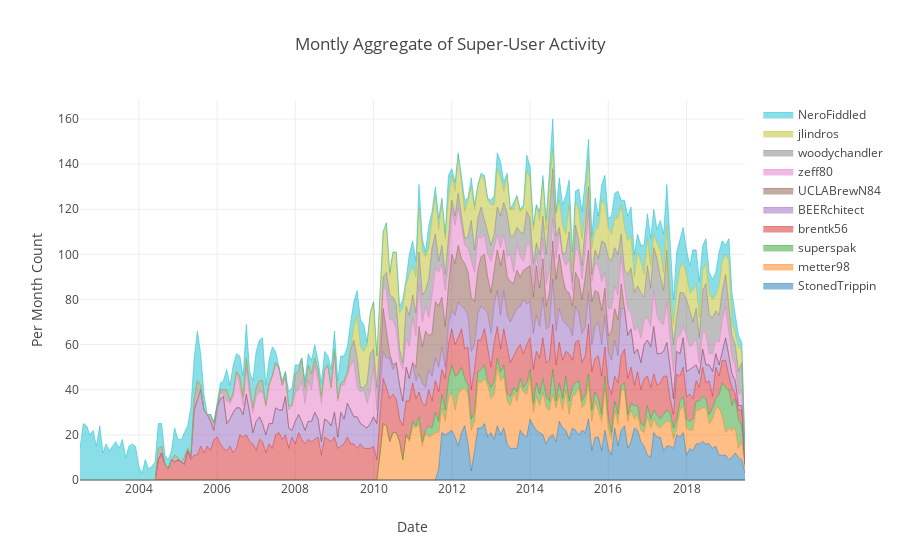

Notebook cell for this chart:
### Code cell
def plot_super_user():
    def find_user_aggregate(u):
        df = reviews[reviews.username == u].posted.value_counts()
        df = df.reset_index().rename(columns = {'index':'date'})
        df = (
                df.
                groupby(by=[pd.to_datetime(df.date.rename(columns={'date':'year'})).dt.year,
                            pd.to_datetime(df.date.rename(columns={'date':'month'})).dt.month])
                .agg('count')
            )
        df = df.reset_index().rename(columns = {'level_0':'year','level_1':'month'})[['year','month','posted']]
        df['dates'] = [dt.datetime.strptime('-'.join([str(df['month'][i]),str(df['year'][i])]),'%m-%Y') for i in range(df.shape[0])]
        return df[['dates','posted']]

    top10_users = list(reviews.groupby('username').agg('count').sort_values('posted',ascending=False).index[:10])
    
    data = [find_user_aggregate(user) for user in top10_users]
    traces=[]
    for i in range(len(top10_users[:])):
        df = data[i]
        xU = df.dates
        yU = df.posted.values

        trace = dict(
            x=xU,
            y=yU,
            hoverinfo='x+y',
            mode='lines',
            line=dict(width=0.5),
            stackgroup='one',
            name = top10_users[i]
        )
        traces.append(trace)
    review_counts_by_time = traces


    layout = dict(title = 'Montly Aggregate of Super-User Activity',
                  yaxis = dict(
                      title = 'Per Month Count'),
                  xaxis = dict(
                      title = 'Date'
                  )
                 )
    fig = dict(data = review_counts_by_time, layout = layout)
    pio.write_image(fig, 'img/super_user_lifetime.png', width=600, height= 600,scale = 1)
    return plotly.offline.iplot(fig)

### Figure 1 — Plotly figure (JSON) as saved in the notebook; plotly's stock layout.template omitted (floating-point values rounded to 4 significant figures; data arrays with more than 128 entries replaced by an {"elided": "..."} marker saying what was removed)
{"data": [{"hoverinfo": "x+y", "line": {"width": 0.5}, "mode": "lines", "name": "StonedTrippin", "stackgroup": "one", "type": "scatter", "uid": "f24fdeb9-72cc-4d18-a855-905b2cb2bfad", "x": ["2011-09-01", "2011-10-01", "2011-11-01", "2011-12-01", "2012-01-01", "2012-02-01", "2012-03-01", "2012-04-01", "2012-05-01", "2012-06-01", "2012-07-01", "2012-08-01", "2012-09-01", "2012-10-01", "2012-11-01", "2012-12-01", "2013-01-01", "2013-02-01", "2013-03-01", "2013-04-01", "2013-05-01", "2013-06-01", "2013-07-01", "2013-08-01", "2013-09-01", "2013-10-01", "2013-11-01", "2013-12-01", "2014-01-01", "2014-02-01", "2014-03-01", "2014-04-01", "2014-05-01", "2014-06-01", "2014-07-01", "2014-08-01", "2014-09-01", "2014-10-01", "2014-11-01", "2014-12-01", "2015-01-01", "2015-02-01", "2015-03-01", "2015-04-01", "2015-05-01", "2015-06-01", "2015-07-01", "2015-08-01", "2015-09-01", "2015-10-01", "2015-11-01", "2015-12-01", "2016-01-01", "2016-02-01", "2016-03-01", "2016-04-01", "2016-05-01", "2016-06-01", "2016-07-01", "2016-08-01", "2016-09-01", "2016-10-01", "2016-11-01", "2016-12-01", "2017-01-01", "2017-02-01", "2017-03-01", "2017-04-01", "2017-05-01", "2017-06-01", "2017-07-01", "2017-08-01", "2017-09-01", "2017-10-01", "2017-11-01", "2017-12-01", "2018-01-01", "2018-02-01", "2018-03-01", "2018-04-01", "2018-05-01", "2018-06-01", "2018-07-01", "2018-08-01", "2018-09-01", "2018-10-01", "2018-11-01", "2018-12-01", "2019-01-01", "2019-02-01", "2019-03-01", "2019-04-01", "2019-05-01", "2019-06-01", "2019-07-01"], "y": [5, 21, 20, 21, 22, 19, 15, 21, 24, 16, 4, 13, 23, 23, 25, 19, 21, 18, 24, 20, 23, 16, 14, 14, 14, 22, 20, 19, 27, 24, 22, 21, 20, 16, 19, 20, 17, 26, 23, 22, 18, 23, 22, 20, 22, 21, 27, 13, 19, 19, 13, 22, 14, 11, 23, 15, 22, 24, 14, 17, 23, 22, 17, 15, 11, 10, 21, 19, 19, 13, 15, 15, 14, 20, 19, 21, 11, 14, 13, 16, 16, 17, 16, 16, 14, 15, 11, 11, 11, 9, 10, 12, 10, 9, 3]}, {"hoverinfo": "x+y", "line": {"width": 0.5}, "mode": "lines", "name": "metter98", "stackgroup": "one", "type": "scatter", "uid": "4fe7aa5b-0a84-4a05-8f58-ec1b0af8befe", "x": ["2010-03-01", "2010-04-01", "2010-05-01", "2010-06-01", "2010-07-01", "2010-08-01", "2010-09-01", "2010-10-01", "2010-11-01", "2010-12-01", "2011-01-01", "2011-02-01", "2011-03-01", "2011-04-01", "2011-05-01", "2011-06-01", "2011-07-01", "2011-08-01", "2011-09-01", "2011-10-01", "2011-11-01", "2011-12-01", "2012-01-01", "2012-02-01", "2012-03-01", "2012-04-01", "2012-05-01", "2012-06-01", "2012-07-01", "2012-08-01", "2012-09-01", "2012-10-01", "2012-11-01", "2012-12-01", "2013-01-01", "2013-02-01", "2013-03-01", "2013-04-01", "2013-05-01", "2013-06-01", "2013-07-01", "2013-08-01", "2013-09-01", "2013-10-01", "2013-11-01", "2013-12-01", "2014-01-01", "2014-02-01", "2014-03-01", "2014-04-01", "2014-05-01", "2014-06-01", "2014-07-01", "2014-08-01", "2014-09-01", "2014-10-01", "2014-11-01", "2014-12-01", "2015-01-01", "2015-02-01", "2015-03-01", "2015-04-01", "2015-05-01", "2015-06-01", "2015-07-01", "2015-08-01", "2015-09-01", "2015-10-01", "2015-11-01", "2015-12-01", "2016-01-01", "2016-02-01", "2016-03-01", "2016-04-01", "2016-05-01", "2016-06-01", "2016-07-01", "2016-08-01", "2016-09-01", "2016-10-01", "2016-11-01", "2016-12-01", "2017-01-01", "2017-02-01", "2017-03-01", "2017-04-01", "2017-05-01", "2017-06-01", "2017-07-01", "2017-08-01", "2017-09-01", "2017-10-01", "2017-11-01", "2017-12-01", "2018-01-01", "2018-02-01", "2018-03-01", "2018-04-01", "2018-05-01", "2018-06-01", "2018-07-01", "2018-08-01", "2018-09-01", "2018-10-01", "2018-11-01", "2018-12-01", "2019-01-01", "2019-02-01", "2019-03-01", "2019-04-01", "2019-05-01", "2019-06-01", "2019-07-01"], "y": [11, 25, 24, 17, 21, 21, 17, 9, 20, 17, 24, 23, 25, 15, 21, 19, 20, 21, 16, 11, 6, 15, 17, 12, 23, 19, 17, 22, 18, 13, 21, 20, 20, 23, 15, 20, 26, 24, 23, 19, 19, 25, 21, 20, 19, 19, 19, 6, 15, 12, 19, 16, 12, 18, 15, 12, 8, 18, 11, 14, 16, 21, 10, 13, 16, 13, 16, 12, 13, 19, 9, 7, 8, 10, 18, 16, 12, 14, 4, 7, 5, 6, 17, 13, 6, 5, 4, 12, 11, 11, 4, 3, 12, 12, 12, 8, 9, 15, 15, 15, 16, 9, 13, 17, 21, 17, 10, 14, 12, 11, 4, 8, 2]}, {"hoverinfo": "x+y", "line": {"width": 0.5}, "mode": "lines", "name": "superspak", "stackgroup": "one", "type": "scatter", "uid": "4b651088-63e8-4dc7-ada0-3d6d788bd190", "x": ["2010-12-01", "2011-01-01", "2011-02-01", "2011-03-01", "2011-04-01", "2011-05-01", "2011-06-01", "2011-07-01", "2011-08-01", "2011-09-01", "2011-10-01", "2011-11-01", "2011-12-01", "2012-01-01", "2012-02-01", "2012-03-01", "2012-04-01", "2012-05-01", "2012-06-01", "2012-07-01", "2012-08-01", "2012-09-01", "2012-10-01", "2012-11-01", "2012-12-01", "2013-01-01", "2013-02-01", "2013-03-01", "2013-04-01", "2013-05-01", "2013-06-01", "2013-07-01", "2013-08-01", "2013-09-01", "2013-10-01", "2013-11-01", "2013-12-01", "2014-01-01", "2014-02-01", "2014-03-01", "2014-04-01", "2014-05-01", "2014-06-01", "2014-07-01", "2014-08-01", "2014-09-01", "2014-10-01", "2014-11-01", "2014-12-01", "2015-01-01", "2015-02-01", "2015-03-01", "2015-04-01", "2015-05-01", "2015-06-01", "2015-07-01", "2015-08-01", "2015-09-01", "2015-10-01", "2015-11-01", "2015-12-01", "2016-01-01", "2016-02-01", "2016-03-01", "2016-04-01", "2016-05-01", "2016-06-01", "2016-07-01", "2016-08-01", "2016-09-01", "2016-10-01", "2016-11-01", "2016-12-01", "2017-01-01", "2017-02-01", "2017-03-01", "2017-04-01", "2017-05-01", "2017-06-01", "2017-07-01", "2017-08-01", "2017-09-01", "2017-10-01", "2017-11-01", "2017-12-01", "2018-01-01", "2018-02-01", "2018-03-01", "2018-04-01", "2018-05-01", "2018-06-01", "2018-07-01", "2018-08-01", "2018-09-01", "2018-10-01", "2018-11-01", "2018-12-01", "2019-01-01", "2019-02-01", "2019-03-01", "2019-04-01", "2019-05-01", "2019-06-01", "2019-07-01"], "y": [1, 2, 1, 3, 2, 1, 5, 3, 9, 5, 6, 5, 8, 12, 15, 9, 10, 4, 4, 5, 4, 4, 6, 6, 2, 5, 6, 4, 4, 5, 3, 4, 2, 4, 3, 2, 5, 3, 4, 6, 5, 6, 5, 4, 11, 3, 5, 5, 6, 6, 4, 5, 3, 3, 4, 4, 5, 4, 5, 3, 5, 5, 3, 4, 4, 2, 3, 3, 3, 6, 4, 3, 3, 5, 4, 4, 5, 4, 4, 5, 4, 5, 4, 4, 4, 4, 4, 5, 4, 4, 5, 4, 4, 5, 4, 6, 15, 20, 17, 11, 13, 13, 7, 2]}, {"hoverinfo": "x+y", "line": {"width": 0.5}, "mode": "lines", "name": "brentk56", "stackgroup": "one", "type": "scatter", "uid": "d73fd38e-2149-4589-bee4-5098bf455663", "x": {"elided": "180 str values"}, "y": {"elided": "180 int values"}}, {"hoverinfo": "x+y", "line": {"width": 0.5}, "mode": "lines", "name": "BEERchitect", "stackgroup": "one", "type": "scatter", "uid": "72fcbbdf-b619-4da3-b3ed-de53743c5a86", "x": {"elided": "170 str values"}, "y": {"elided": "170 int values"}}, {"hoverinfo": "x+y", "line": {"width": 0.5}, "mode": "lines", "name": "UCLABrewN84", "stackgroup": "one", "type": "scatter", "uid": "c17bf44d-7c5f-4064-9264-16d66e7807b4", "x": ["2010-03-01", "2010-04-01", "2010-05-01", "2010-06-01", "2010-07-01", "2011-02-01", "2011-03-01", "2011-04-01", "2011-05-01", "2011-06-01", "2011-07-01", "2011-08-01", "2011-09-01", "2011-10-01", "2011-11-01", "2011-12-01", "2012-01-01", "2012-02-01", "2012-03-01", "2012-04-01", "2012-05-01", "2012-06-01", "2012-07-01", "2012-08-01", "2012-09-01", "2012-10-01", "2012-11-01", "2012-12-01", "2013-01-01", "2013-02-01", "2013-03-01", "2013-04-01", "2013-05-01", "2013-06-01", "2013-07-01", "2013-08-01", "2013-09-01", "2013-10-01", "2013-11-01", "2013-12-01", "2014-01-01", "2014-02-01", "2014-03-01", "2014-04-01", "2014-05-01", "2014-06-01", "2014-07-01", "2014-08-01", "2014-09-01", "2014-10-01", "2014-11-01", "2014-12-01", "2015-01-01", "2015-02-01", "2015-03-01", "2015-04-01", "2015-05-01", "2015-06-01", "2015-07-01", "2015-08-01", "2015-09-01", "2015-10-01", "2015-11-01", "2015-12-01", "2016-01-01", "2016-02-01", "2016-03-01", "2016-04-01", "2016-05-01"], "y": [7, 19, 12, 2, 2, 6, 21, 16, 25, 15, 19, 25, 27, 22, 18, 17, 25, 23, 25, 21, 20, 19, 24, 19, 19, 22, 24, 16, 18, 15, 18, 22, 18, 17, 18, 14, 17, 13, 13, 16, 16, 16, 22, 17, 17, 10, 15, 17, 23, 24, 19, 15, 15, 13, 15, 15, 15, 22, 19, 19, 16, 13, 15, 12, 7, 13, 14, 16, 11]}, {"hoverinfo": "x+y", "line": {"width": 0.5}, "mode": "lines", "name": "zeff80", "stackgroup": "one", "type": "scatter", "uid": "e337c97c-0509-4164-9d5d-4ea02619b928", "x": {"elided": "162 str values"}, "y": {"elided": "162 int values"}}, {"hoverinfo": "x+y", "line": {"width": 0.5}, "mode": "lines", "name": "woodychandler", "stackgroup": "one", "type": "scatter", "uid": "746af9c3-842b-46c4-a659-3c030bad9cd9", "x": {"elided": "166 str values"}, "y": {"elided": "166 int values"}}, {"hoverinfo": "x+y", "line": {"width": 0.5}, "mode": "lines", "name": "jlindros", "stackgroup": "one", "type": "scatter", "uid": "d96fb69d-6c23-46e6-846f-41bd88a86c4b", "x": ["2009-07-01", "2009-08-01", "2009-09-01", "2009-10-01", "2009-11-01", "2009-12-01", "2010-01-01", "2010-02-01", "2010-03-01", "2010-04-01", "2010-05-01", "2010-06-01", "2010-07-01", "2010-08-01", "2010-09-01", "2010-10-01", "2010-11-01", "2010-12-01", "2011-01-01", "2011-02-01", "2011-03-01", "2011-04-01", "2011-05-01", "2011-06-01", "2011-07-01", "2011-08-01", "2011-09-01", "2011-10-01", "2011-11-01", "2011-12-01", "2012-01-01", "2012-02-01", "2012-03-01", "2012-04-01", "2012-05-01", "2012-06-01", "2012-07-01", "2012-08-01", "2012-09-01", "2012-10-01", "2012-11-01", "2012-12-01", "2013-01-01", "2013-02-01", "2013-03-01", "2013-04-01", "2013-05-01", "2013-06-01", "2013-07-01", "2013-08-01", "2013-09-01", "2013-10-01", "2013-11-01", "2013-12-01", "2014-01-01", "2014-02-01", "2014-03-01", "2014-04-01", "2014-05-01", "2014-06-01", "2014-07-01", "2014-08-01", "2014-09-01", "2014-10-01", "2014-11-01", "2014-12-01", "2015-01-01", "2015-02-01", "2015-03-01", "2015-04-01", "2015-05-01", "2015-06-01", "2015-07-01", "2015-08-01", "2015-09-01", "2015-10-01", "2015-11-01", "2015-12-01", "2016-01-01", "2016-02-01", "2016-03-01", "2016-04-01", "2016-05-01", "2016-06-01", "2016-07-01", "2016-08-01", "2016-09-01", "2016-10-01", "2016-11-01", "2016-12-01", "2017-01-01", "2017-02-01", "2017-03-01", "2017-04-01", "2017-05-01", "2017-06-01", "2017-07-01", "2017-08-01", "2017-09-01", "2017-10-01", "2017-11-01", "2017-12-01", "2018-01-01", "2018-02-01", "2018-03-01", "2018-04-01", "2018-05-01", "2018-06-01", "2018-07-01", "2018-08-01", "2018-09-01", "2018-10-01", "2018-11-01", "2018-12-01", "2019-01-01", "2019-02-01", "2019-03-01", "2019-04-01", "2019-05-01", "2019-06-01"], "y": [6, 19, 18, 16, 17, 18, 21, 14, 18, 20, 22, 9, 20, 23, 16, 24, 10, 18, 13, 16, 20, 20, 15, 14, 13, 17, 14, 20, 16, 18, 11, 11, 17, 15, 12, 16, 15, 18, 14, 14, 18, 14, 18, 13, 17, 17, 5, 17, 12, 12, 14, 9, 12, 18, 18, 15, 17, 15, 16, 11, 12, 9, 10, 12, 13, 8, 12, 6, 10, 14, 12, 7, 13, 12, 9, 14, 18, 17, 13, 12, 13, 16, 13, 19, 15, 14, 7, 15, 14, 10, 12, 10, 6, 7, 12, 8, 11, 4, 9, 12, 11, 13, 11, 8, 14, 11, 9, 9, 9, 10, 8, 7, 13, 13, 9, 20, 6, 5, 11, 6]}, {"hoverinfo": "x+y", "line": {"width": 0.5}, "mode": "lines", "name": "NeroFiddled", "stackgroup": "one", "type": "scatter", "uid": "92c69b62-8a69-48cf-9056-3e4a14d6c446", "x": {"elided": "189 str values"}, "y": {"elided": "189 int values"}}], "layout": {"title": {"text": "Montly Aggregate of Super-User Activity"}, "xaxis": {"title": {"text": "Date"}}, "yaxis": {"title": {"text": "Per Month Count"}}}}
